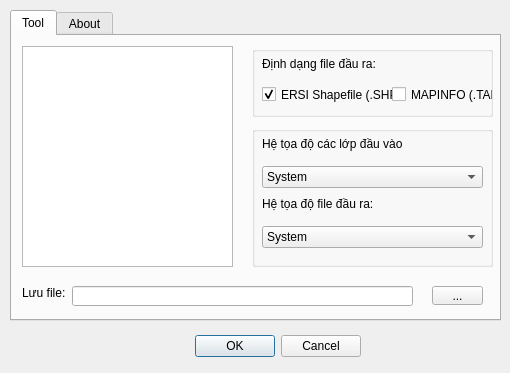
<?xml version="1.0" encoding="UTF-8"?>
<ui version="4.0">
 <class>ConvertprjBatchDialogBase</class>
 <widget class="QDialog" name="ConvertprjBatchDialogBase">
  <property name="enabled">
   <bool>true</bool>
  </property>
  <property name="geometry">
   <rect>
    <x>0</x>
    <y>0</y>
    <width>510</width>
    <height>373</height>
   </rect>
  </property>
  <property name="windowTitle">
   <string>Chuyển hệ tọa độ và lưu file mới - GFD V.01</string>
  </property>
  <widget class="QDialogButtonBox" name="button_box">
   <property name="geometry">
    <rect>
     <x>20</x>
     <y>330</y>
     <width>341</width>
     <height>32</height>
    </rect>
   </property>
   <property name="orientation">
    <enum>Qt::Horizontal</enum>
   </property>
   <property name="standardButtons">
    <set>QDialogButtonBox::Cancel|QDialogButtonBox::Ok</set>
   </property>
  </widget>
  <widget class="QTabWidget" name="tabWidget">
   <property name="geometry">
    <rect>
     <x>10</x>
     <y>10</y>
     <width>491</width>
     <height>311</height>
    </rect>
   </property>
   <property name="currentIndex">
    <number>0</number>
   </property>
   <widget class="QWidget" name="tab">
    <attribute name="title">
     <string>Tool</string>
    </attribute>
    <widget class="QListWidget" name="listWidget">
     <property name="geometry">
      <rect>
       <x>10</x>
       <y>10</y>
       <width>211</width>
       <height>221</height>
      </rect>
     </property>
    </widget>
    <widget class="QGroupBox" name="groupBox">
     <property name="geometry">
      <rect>
       <x>240</x>
       <y>10</y>
       <width>241</width>
       <height>71</height>
      </rect>
     </property>
     <property name="title">
      <string/>
     </property>
     <widget class="QCheckBox" name="checkBox_shp">
      <property name="enabled">
       <bool>true</bool>
      </property>
      <property name="geometry">
       <rect>
        <x>10</x>
        <y>40</y>
        <width>131</width>
        <height>17</height>
       </rect>
      </property>
      <property name="text">
       <string>ERSI Shapefile (.SHP)</string>
      </property>
      <property name="checkable">
       <bool>true</bool>
      </property>
      <property name="checked">
       <bool>true</bool>
      </property>
     </widget>
     <widget class="QLabel" name="label">
      <property name="geometry">
       <rect>
        <x>10</x>
        <y>10</y>
        <width>131</width>
        <height>16</height>
       </rect>
      </property>
      <property name="text">
       <string>Định dạng file đầu ra:</string>
      </property>
     </widget>
     <widget class="QCheckBox" name="checkBox_tab">
      <property name="geometry">
       <rect>
        <x>140</x>
        <y>40</y>
        <width>101</width>
        <height>17</height>
       </rect>
      </property>
      <property name="text">
       <string>MAPINFO (.TAB)</string>
      </property>
     </widget>
    </widget>
    <widget class="QLabel" name="label_2">
     <property name="geometry">
      <rect>
       <x>10</x>
       <y>250</y>
       <width>46</width>
       <height>13</height>
      </rect>
     </property>
     <property name="text">
      <string>Lưu file: </string>
     </property>
    </widget>
    <widget class="QLineEdit" name="lineEdit">
     <property name="geometry">
      <rect>
       <x>60</x>
       <y>250</y>
       <width>341</width>
       <height>20</height>
      </rect>
     </property>
    </widget>
    <widget class="QToolButton" name="toolButton">
     <property name="geometry">
      <rect>
       <x>420</x>
       <y>250</y>
       <width>51</width>
       <height>19</height>
      </rect>
     </property>
     <property name="text">
      <string>...</string>
     </property>
    </widget>
    <widget class="QGroupBox" name="groupBox_2">
     <property name="geometry">
      <rect>
       <x>240</x>
       <y>90</y>
       <width>241</width>
       <height>141</height>
      </rect>
     </property>
     <property name="title">
      <string/>
     </property>
     <widget class="QComboBox" name="comboBox">
      <property name="geometry">
       <rect>
        <x>10</x>
        <y>40</y>
        <width>221</width>
        <height>22</height>
       </rect>
      </property>
      <item>
       <property name="text">
        <string>System</string>
       </property>
      </item>
      <item>
       <property name="text">
        <string>VN2000 mui 3 KTT 102</string>
       </property>
      </item>
      <item>
       <property name="text">
        <string>VN2000 mui 3 KTT 103</string>
       </property>
      </item>
      <item>
       <property name="text">
        <string>VN2000 mui 3 KTT 104</string>
       </property>
      </item>
      <item>
       <property name="text">
        <string>VN2000 mui 3 KTT 104.5</string>
       </property>
      </item>
      <item>
       <property name="text">
        <string>VN2000 mui 3 KTT 104.75</string>
       </property>
      </item>
      <item>
       <property name="text">
        <string>VN2000 mui 3 KTT 105</string>
       </property>
      </item>
      <item>
       <property name="text">
        <string>VN2000 mui 3 KTT 105.5</string>
       </property>
      </item>
      <item>
       <property name="text">
        <string>VN2000 mui 3 KTT 105.75</string>
       </property>
      </item>
      <item>
       <property name="text">
        <string>VN2000 mui 3 KTT 106</string>
       </property>
      </item>
      <item>
       <property name="text">
        <string>VN2000 mui 3 KTT 106.25</string>
       </property>
      </item>
      <item>
       <property name="text">
        <string>VN2000 mui 3 KTT 106.5</string>
       </property>
      </item>
      <item>
       <property name="text">
        <string>VN2000 mui 3 KTT 107</string>
       </property>
      </item>
      <item>
       <property name="text">
        <string>VN2000 mui 3 KTT 107.25</string>
       </property>
      </item>
      <item>
       <property name="text">
        <string>VN2000 mui 3 KTT 107.5</string>
       </property>
      </item>
      <item>
       <property name="text">
        <string>VN2000 mui 3 KTT 107.75</string>
       </property>
      </item>
      <item>
       <property name="text">
        <string>VN2000 mui 3 KTT 108</string>
       </property>
      </item>
      <item>
       <property name="text">
        <string>VN2000 mui 3 KTT 108.25</string>
       </property>
      </item>
      <item>
       <property name="text">
        <string>VN2000 mui 3 KTT 108.5</string>
       </property>
      </item>
     </widget>
     <widget class="QLabel" name="label_4">
      <property name="geometry">
       <rect>
        <x>10</x>
        <y>10</y>
        <width>141</width>
        <height>16</height>
       </rect>
      </property>
      <property name="text">
       <string>Hệ tọa độ các lớp đầu vào:</string>
      </property>
     </widget>
     <widget class="QLabel" name="label_5">
      <property name="geometry">
       <rect>
        <x>10</x>
        <y>70</y>
        <width>111</width>
        <height>16</height>
       </rect>
      </property>
      <property name="text">
       <string>Hệ tọa độ file đầu ra:</string>
      </property>
     </widget>
     <widget class="QComboBox" name="comboBox_output">
      <property name="geometry">
       <rect>
        <x>10</x>
        <y>100</y>
        <width>221</width>
        <height>22</height>
       </rect>
      </property>
      <item>
       <property name="text">
        <string>System</string>
       </property>
      </item>
      <item>
       <property name="text">
        <string>WGS84 Lat/long - EPGS: 4326</string>
       </property>
      </item>
      <item>
       <property name="text">
        <string>UTM Zone 48N - EPGS: 32648</string>
       </property>
      </item>
      <item>
       <property name="text">
        <string>UTM Zone 49N - EPGS: 32649</string>
       </property>
      </item>
      <item>
       <property name="text">
        <string>VN-2000 Hoi nhap mui 3 KTT 102</string>
       </property>
      </item>
      <item>
       <property name="text">
        <string>VN-2000 Hoi nhap mui 3 KTT 103</string>
       </property>
      </item>
      <item>
       <property name="text">
        <string>VN-2000 Hoi nhap mui 3 KTT 104</string>
       </property>
      </item>
      <item>
       <property name="text">
        <string>VN-2000 Hoi nhap mui 3 KTT 104.5</string>
       </property>
      </item>
      <item>
       <property name="text">
        <string>VN-2000 Hoi nhap mui 3 KTT 104.75</string>
       </property>
      </item>
      <item>
       <property name="text">
        <string>VN-2000 Hoi nhap mui 3 KTT 105</string>
       </property>
      </item>
      <item>
       <property name="text">
        <string>VN-2000 Hoi nhap mui 3 KTT 105.5</string>
       </property>
      </item>
      <item>
       <property name="text">
        <string>VN-2000 Hoi nhap mui 3 KTT 105.75</string>
       </property>
      </item>
      <item>
       <property name="text">
        <string>VN-2000 Hoi nhap mui 3 KTT 106</string>
       </property>
      </item>
      <item>
       <property name="text">
        <string>VN-2000 Hoi nhap mui 3 KTT 106.25</string>
       </property>
      </item>
      <item>
       <property name="text">
        <string>VN-2000 Hoi nhap mui 3 KTT 106.5</string>
       </property>
      </item>
      <item>
       <property name="text">
        <string>VN-2000 Hoi nhap mui 3 KTT 107</string>
       </property>
      </item>
      <item>
       <property name="text">
        <string>VN-2000 Hoi nhap mui 3 KTT 107.25</string>
       </property>
      </item>
      <item>
       <property name="text">
        <string>VN-2000 Hoi nhap mui 3 KTT 107.5</string>
       </property>
      </item>
      <item>
       <property name="text">
        <string>VN-2000 Hoi nhap mui 3 KTT 107.75</string>
       </property>
      </item>
      <item>
       <property name="text">
        <string>VN-2000 Hoi nhap mui 3 KTT 108</string>
       </property>
      </item>
      <item>
       <property name="text">
        <string>VN-2000 Hoi nhap mui 3 KTT 108.25</string>
       </property>
      </item>
      <item>
       <property name="text">
        <string>VN-2000 Hoi nhap mui 3 KTT 108.5</string>
       </property>
      </item>
     </widget>
    </widget>
    <zorder>groupBox</zorder>
    <zorder>groupBox_2</zorder>
    <zorder>listWidget</zorder>
    <zorder>label_2</zorder>
    <zorder>lineEdit</zorder>
    <zorder>toolButton</zorder>
   </widget>
   <widget class="QWidget" name="tab_2">
    <attribute name="title">
     <string>About</string>
    </attribute>
    <widget class="QLabel" name="label_3">
     <property name="geometry">
      <rect>
       <x>10</x>
       <y>0</y>
       <width>451</width>
       <height>81</height>
      </rect>
     </property>
     <property name="text">
      <string>     Công cụ này giúp chuyển đổi hệ tọa độ VN2000 sang WGS84 Latlong, được phát triển 
 bởi Green Field Consulting, Ltd. 

     Mục đích của công cụ này giúp người sử dụng chuyển hệ tọa độ VN2000 nội bộ sang
 WGS84Lat long để đưa sang TileMill, và đưa vào máy tính bảng chồng khớp với các loại 
ảnh vệ tinh ở hệ WGS84.</string>
     </property>
    </widget>
   </widget>
  </widget>
 </widget>
 <resources/>
 <connections>
  <connection>
   <sender>button_box</sender>
   <signal>accepted()</signal>
   <receiver>ConvertprjBatchDialogBase</receiver>
   <slot>accept()</slot>
   <hints>
    <hint type="sourcelabel">
     <x>-40</x>
     <y>300</y>
    </hint>
    <hint type="destinationlabel">
     <x>20</x>
     <y>20</y>
    </hint>
   </hints>
  </connection>
  <connection>
   <sender>button_box</sender>
   <signal>rejected()</signal>
   <receiver>ConvertprjBatchDialogBase</receiver>
   <slot>reject()</slot>
   <hints>
    <hint type="sourcelabel">
     <x>-40</x>
     <y>300</y>
    </hint>
    <hint type="destinationlabel">
     <x>20</x>
     <y>20</y>
    </hint>
   </hints>
  </connection>
 </connections>
</ui>
